Frame 1 (no input): blank canvas, image omitted
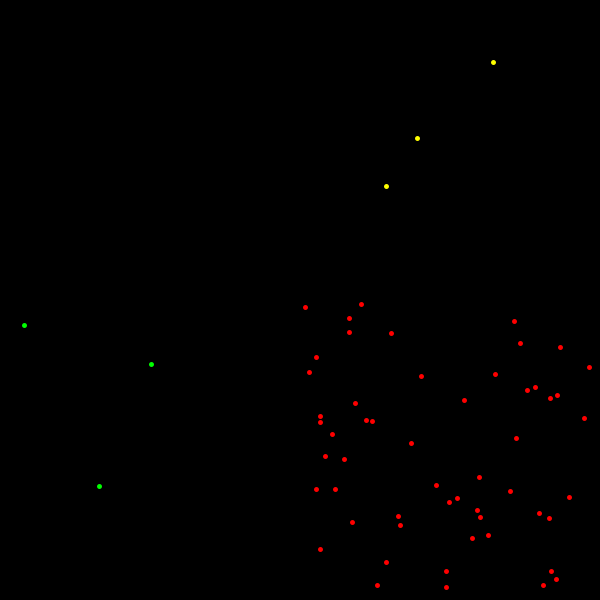
Frame 60 (the mouse pressed at the canvas centre just before this capture)
Frame 120 (the mouse held since frame 60 and released just before this capture): blank canvas, image omitted

The Processing sketch that drew this single still picture (run headless with seeded random() and noise(); from frame 60 on, the mouse is pressed at the canvas centre):

// Processing sketch: probabilitiesForFern
// ── probabilitiesForFern.pde
float x;
float y;
int fc =0;
int red =0;
int yellow = 0;
int white = 0;
int green = 0;

void setup(){
 size(600,600);
 background(0);
 
  
}

void draw(){
 nextPont();
 fc++;
 println("T "+fc,"W "+white,"Y "+yellow,"G "+green,"R "+red);
 
 
 if(mousePressed){
  background(0); 
  fc = 0;
 }
}

void nextPont(){
  //float nextx,nexty;
  float r = random(1);
  // one percent
  if(r<0.01){
   x = random(0,width/2);
   y = random(0,height/2);
   strokeWeight(5);
   stroke(255);
   point(x,y);
   white++;
  }
  // 85 percent
  else if(r <0.86){
   x = random(width/2, width);
   y = random(height/2, width);
   strokeWeight(5);
   stroke(255,0,0);
   point(x,y);
   red++;
  }
  // 7 percent
  else if (r <0.93){
   x = random(width/2, width);
   y = random(0, height/2);
   strokeWeight(5);
   stroke(255,255,0);
   point(x,y);
   yellow++;
    
  }
  // 7 percent
  else{
   x = random(0,width/2);
   y = random(height/2, height);
   strokeWeight(5);
   stroke(0,255,0);
   point(x,y);
   green++;
    
  }
  
  
  
}
